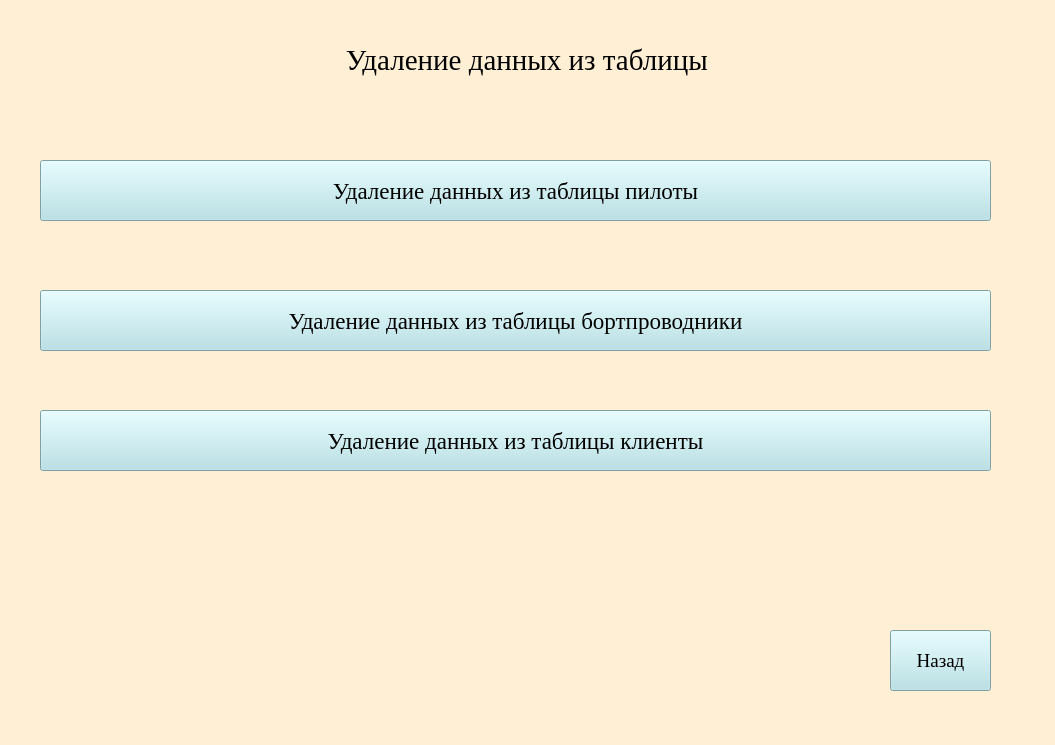
<?xml version="1.0" encoding="UTF-8"?>
<ui version="4.0">
 <class>MainWindow</class>
 <widget class="QMainWindow" name="MainWindow">
  <property name="geometry">
   <rect>
    <x>0</x>
    <y>0</y>
    <width>1055</width>
    <height>745</height>
   </rect>
  </property>
  <property name="windowTitle">
   <string>Добавление записей</string>
  </property>
  <property name="styleSheet">
   <string notr="true">background-color: rgb(255, 239, 213)</string>
  </property>
  <widget class="QWidget" name="centralwidget">
   <widget class="QPushButton" name="back">
    <property name="geometry">
     <rect>
      <x>890</x>
      <y>630</y>
      <width>101</width>
      <height>61</height>
     </rect>
    </property>
    <property name="font">
     <font>
      <family>Times New Roman</family>
      <pointsize>14</pointsize>
     </font>
    </property>
    <property name="styleSheet">
     <string notr="true">background-color: rgb(176, 224, 230)</string>
    </property>
    <property name="text">
     <string>Назад</string>
    </property>
   </widget>
   <widget class="QLabel" name="label">
    <property name="geometry">
     <rect>
      <x>0</x>
      <y>30</y>
      <width>1061</width>
      <height>61</height>
     </rect>
    </property>
    <property name="font">
     <font>
      <family>Times New Roman</family>
      <pointsize>22</pointsize>
     </font>
    </property>
    <property name="text">
     <string>Удаление данных из таблицы </string>
    </property>
    <property name="alignment">
     <set>Qt::AlignCenter</set>
    </property>
   </widget>
   <widget class="QPushButton" name="remove_pilot">
    <property name="geometry">
     <rect>
      <x>40</x>
      <y>160</y>
      <width>951</width>
      <height>61</height>
     </rect>
    </property>
    <property name="font">
     <font>
      <family>Times New Roman</family>
      <pointsize>17</pointsize>
     </font>
    </property>
    <property name="styleSheet">
     <string notr="true">background-color: rgb(176, 224, 230)</string>
    </property>
    <property name="text">
     <string>Удаление данных из таблицы пилоты</string>
    </property>
   </widget>
   <widget class="QPushButton" name="remove_stewardess">
    <property name="geometry">
     <rect>
      <x>40</x>
      <y>290</y>
      <width>951</width>
      <height>61</height>
     </rect>
    </property>
    <property name="font">
     <font>
      <family>Times New Roman</family>
      <pointsize>17</pointsize>
     </font>
    </property>
    <property name="styleSheet">
     <string notr="true">background-color: rgb(176, 224, 230)</string>
    </property>
    <property name="text">
     <string>Удаление данных из таблицы бортпроводники</string>
    </property>
   </widget>
   <widget class="QPushButton" name="remove_client">
    <property name="geometry">
     <rect>
      <x>40</x>
      <y>410</y>
      <width>951</width>
      <height>61</height>
     </rect>
    </property>
    <property name="font">
     <font>
      <family>Times New Roman</family>
      <pointsize>17</pointsize>
     </font>
    </property>
    <property name="styleSheet">
     <string notr="true">background-color: rgb(176, 224, 230)</string>
    </property>
    <property name="text">
     <string>Удаление данных из таблицы клиенты</string>
    </property>
   </widget>
  </widget>
 </widget>
 <resources/>
 <connections/>
</ui>
